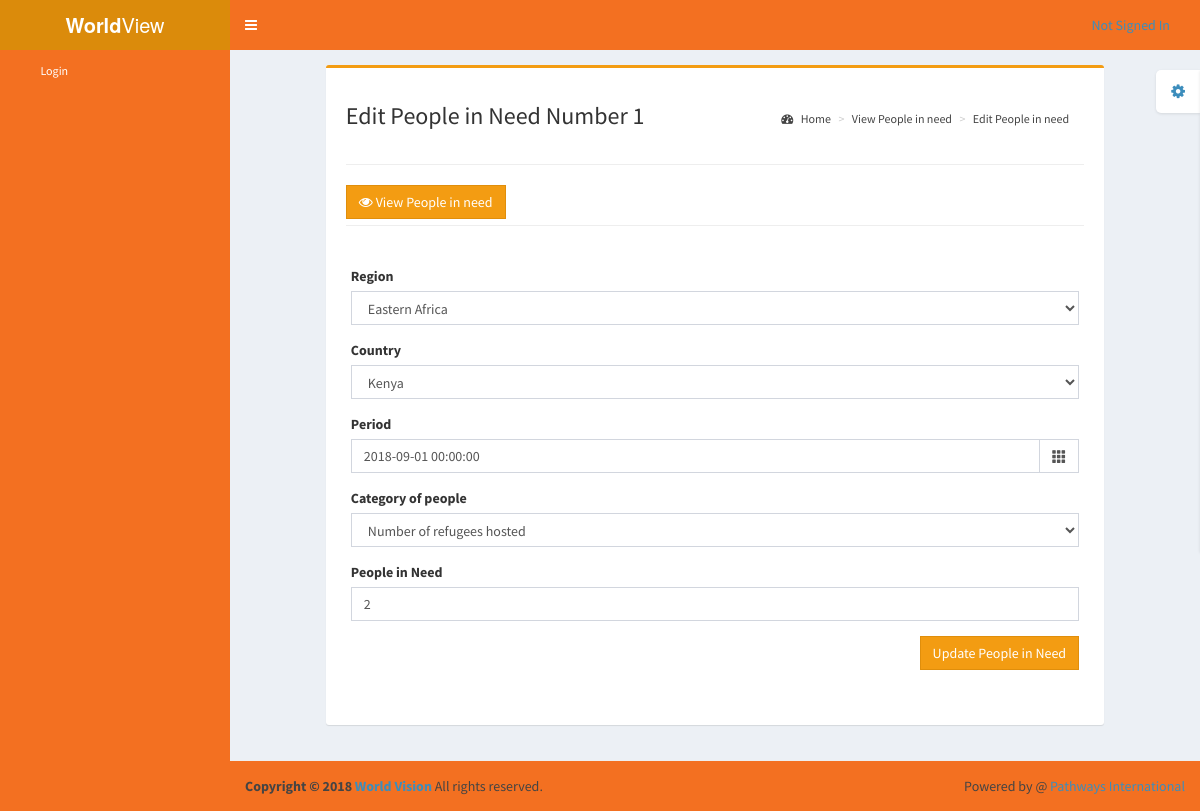
The app's page /worldvision/update_people.php?editpeople=1 with its own data.
### tables this page shows
CREATE TABLE `people` (
  `people_id` int(11) NOT NULL,
  `region` text NOT NULL,
  `country` text NOT NULL,
  `period` datetime NOT NULL,
  `category_of_people` varchar(200) NOT NULL,
  `people_in_need` int(11) NOT NULL,
  `date` timestamp NOT NULL DEFAULT CURRENT_TIMESTAMP,
  `user_id` int(11) NOT NULL
);

### worldvision/update_people.php (the view, shortened to what this page needs)
<?php
include 'core/init.php';
include 'pages/includes/header.php';
$editpeople = $_GET['editpeople'];
?>
<?php
$query = "SELECT * FROM people WHERE people_id = $editpeople";
$peopleresult = mysqli_query($conn,$query);
while ($row = mysqli_fetch_assoc($peopleresult)) {
	$region=$row['region'];
	$country=$row['country'];
	$period=$row['period'];
	$category_of_people=$row['category_of_people'];
	$people_in_need=$row['people_in_need'];
}
?>
<div class="row">
        <div class="col-md-10 col-md-offset-1">
			<div class="box box-warning">
				<div class="box-body">
					<section class="content-header">
				          <h1>
				             Edit People in Need <?php echo "  Number ".$editpeople ?><br>
				          </h1>
				          <ol class="breadcrumb">
				            <li><a href="index"><i class="fa fa-dashboard"></i> Home</a></li>
				            <li><a href="viewpeople">View People in need</a></li>
				            <li><a href="active">Edit People in need</a></li>
				          </ol>
			        </section>
			        <hr>
			        <section class="content-button">
			        	<div class="pull-left">
								<a href="viewpeople" type="button" class="btn btn-warning btn-block btn-flat"><i class="fa fa-eye"></i> View People in need</a>
							</div>
			        </section>
			        <br>
			        <hr>
					<form class="form-horizontal form" method="post" role="form">
                  		<div class="box-body">
                  							<div class="form-group">
												    <label for="Region">Region</label>
												    <select class="form-control select2 select2-hidden-accessible" name="updateregion" id="updateregion">
												    	<option selected><?php echo $region?></option>
												</select>
											</div>
											<div class="form-group">
												    <label for="Country">Country</label>
												    <select class="form-control select2 select2-hidden-accessible required" name="updatecountry" id="updatecountry">
														<option selected><?php echo $country?></option>
													</select>
											</div>
											<div class="form-group">
								                <label>Period</label>
											            <div class="input-group date">
											                <input type="text" class="form-control required" id="add-date" name="add-date"  placeholder="Select date"
											                value="<?php echo $period ?>">
											                <div class="input-group-addon">
											                    <span class="glyphicon glyphicon-th"></span>
											                </div>
											            </div>
									        </div>
											<div class="form-group">
												    <label for="Country">Category of people</label>
												    <select class="form-control select3 select3-hidden-accessible required" name="update_category_of_people" id="update_category_of_people">
														<option selected><?php echo $category_of_people ?></option>
													</select>
											</div>
											<div class="form-group">
												    <label for="Country">People in Need</label>
												    <input type="number" class="form-control required" id="update_people_in_need" name="update_people_in_need" placeholder="People in need" value="<?php echo $people_in_need; ?>">
											</div>
											<div class="form-group">
												<div class="pull-right">
													<button type="submit" class="btn btn-warning btn-block btn-flat" name="editpeople">Update People in Need</button>
												</div>
											</div>
                  		</div>
                  	</form>
				</div>
			</div>
		</div>
</div>
<?php
include "pages/includes/footer.php";
?>

### records on screen
people: updateregion "Eastern Africa", updatecountry "Kenya", add-date "2018-09-01 00:00:00", update_category_of_people "Number of refugees hosted", update_people_in_need "2"

### other values on screen
$editpeople "1"
